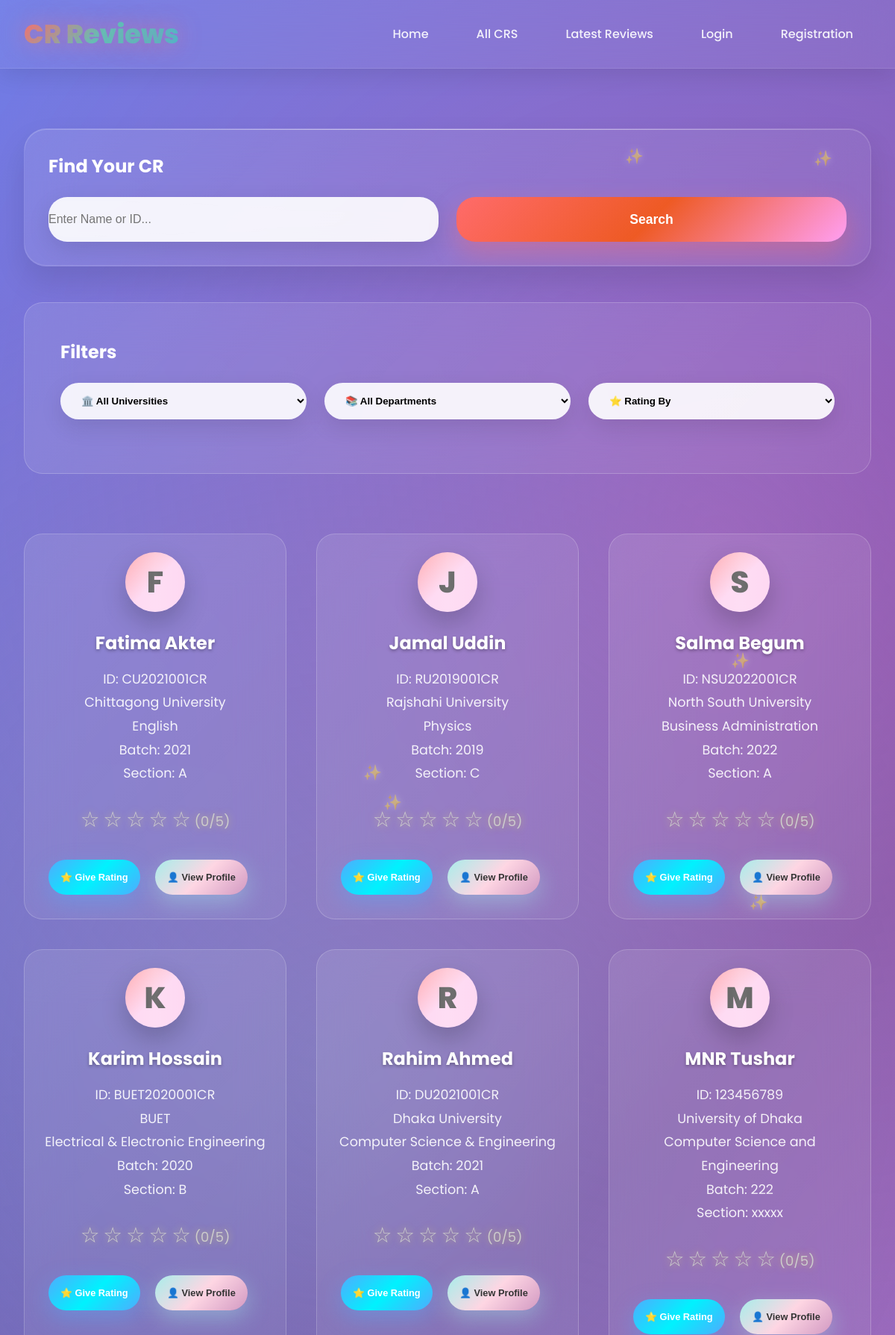
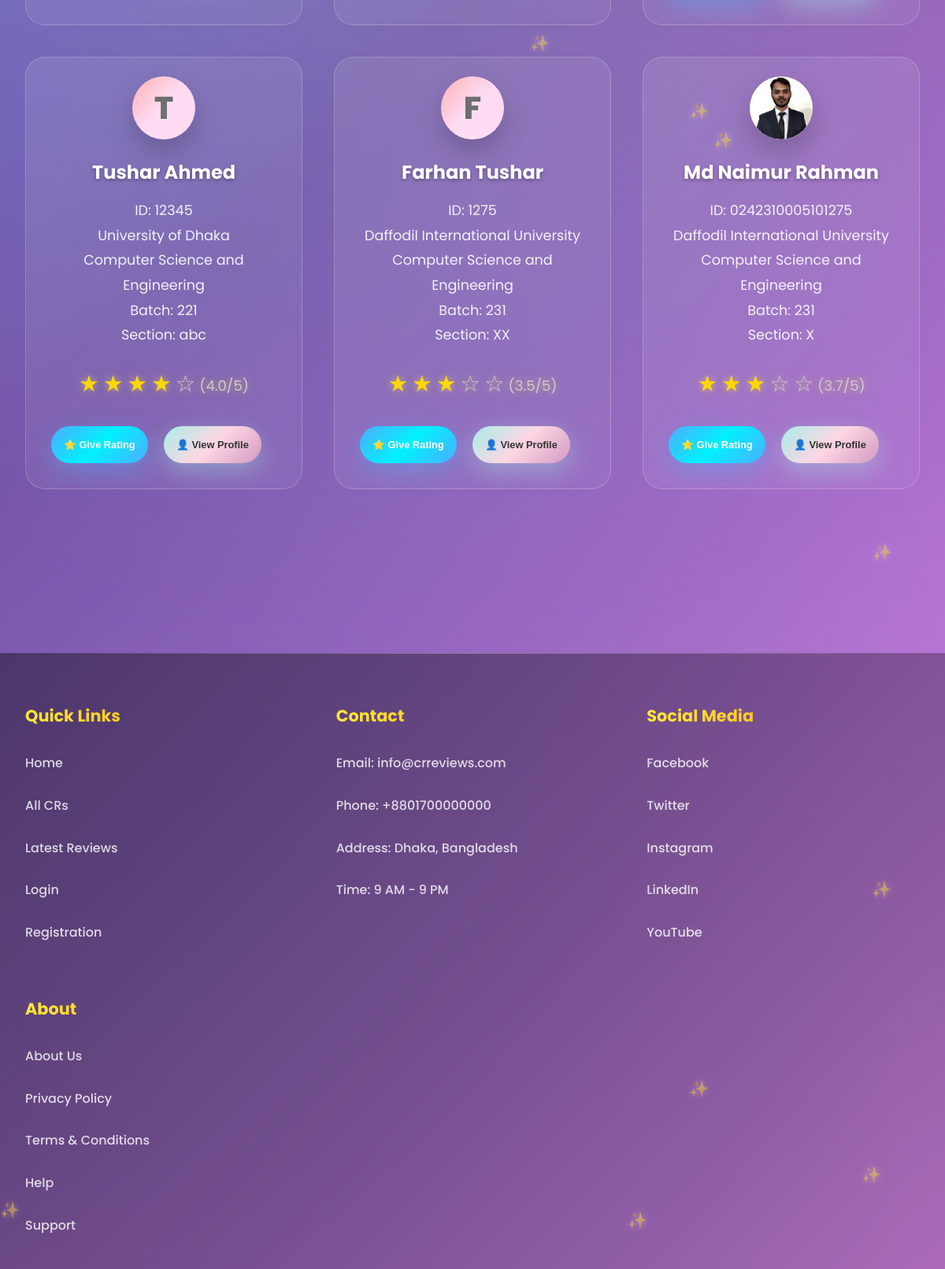
Screenshot of /all_cr/ (upper part) with the database file from the repository (2 pictures, top to bottom).
### cr/models.py (models this page shows, shortened)
class CrProfile(models.Model):
    user=models.OneToOneField('userprofile.User', on_delete=models.CASCADE,related_name='cr_profile')
    university=models.ForeignKey(University, on_delete=models.CASCADE,related_name='cr_profile')
    department=models.ForeignKey(Department, on_delete=models.CASCADE,related_name='cr_profile')
    profile_picture = models.ImageField(upload_to='cr_profile_pictures/', blank=True, null=True)
    name = models.CharField(max_length=100)
    email = models.EmailField(blank=True, null=True)
    phone = models.CharField(max_length=30, blank=True, null=True)
    st_id = models.CharField(max_length=50, unique=True)
    batch = models.CharField(max_length=20)
    section = models.CharField(max_length=10)
    bio = models.TextField(blank=True, null=True)
    slug = models.SlugField(unique=True, blank=True)
    created_at=models.DateTimeField(auto_now_add=True)
    updated_at=models.DateTimeField(auto_now=True)
    deleted_at=models.DateTimeField(auto_now=True,blank=True,null=True)
    @property
    def average_rating(self):
        avg=self.cr_reviews.aggregate(Avg('rating'))['rating__avg']
        return round(avg,1) if avg else 0

class University(models.Model):
    Public = "Public"
    Private = "Private"
    university_type = [
        (Public,"Public"),
        (Private,"Private"),
    ]
    title =models.CharField(max_length=100,unique=True,blank=False,null=False)
    type =models.CharField(max_length=100,choices=university_type)
    address=models.CharField(max_length=150, blank=True, null=True)
    slug=models.SlugField(blank=True,unique=True)
    created_at=models.DateTimeField(auto_now_add=True)
    updated_at=models.DateTimeField(auto_now=True)
    daleted_at=models.DateTimeField(auto_now=True,blank=True,null=True)
    def __str__(self):
        return self.title

class Department(models.Model):
    university=models.ForeignKey(University, on_delete=models.CASCADE,related_name='departments')
    title=models.CharField(max_length=50,unique=True,blank=False,null=False)
    code=models.CharField(max_length=50,unique=True,blank=True,null=True)
    slug=models.SlugField(blank=True,unique=True)
    created_at=models.DateTimeField(auto_now_add=True)
    updated_at=models.DateTimeField(auto_now=True)
    daleted_at=models.DateTimeField(auto_now=True,blank=True,null=True)
    def __str__(self):
        return self.title

### cr/views.py (the view)
# urls.py: path('all_cr/',all_cr,name='all_cr'),
def all_cr(request):
    crs = CrProfile.objects.all().order_by('-created_at')
    paginator = Paginator(crs, 12)
    page_number =  request.GET.get('page',1)
    try:
        crs = paginator.page(page_number)
    except PageNotAnInteger:
        crs = paginator.page(1)
    except EmptyPage:
        crs = paginator.page(1)
    context={
        'cr':crs,
        'paginator':paginator
    }
    return render(request,'all_cr.html',context)

### templates/all_cr.html (shortened to what this page needs)
{% extends 'base.html' %}
{% load static %}
{% block content %}
    <div id="all-cr" class="page">
        <div class="container">
            <div class="search-section">
                <h3 style="color: white; margin-bottom: 1.5rem; font-size: 1.5rem; font-weight: 700;">Find Your CR</h3>
                <div class="search-bar">
                    <input type="text" class="search-input" placeholder="Enter Name or ID...">
                    <button class="search-btn">Search</button>
                </div>
            </div>
            <div class="filter-section">
                <h3 style="color: white; margin-bottom: 1.5rem; font-size: 1.5rem; font-weight: 700;">Filters</h3>
                <div class="filter-row">
                    <select class="filter-select">
                        <option>🏛️ All Universities</option>
                    </select>
                    <select class="filter-select">
                        <option>📚 All Departments</option>
                    </select>
                    <select class="filter-select">
                        <option>⭐ Rating By</option>
                    </select>
                </div>
            </div>
            <div class="section">
                <div class="grid">
                    {% for cr in cr%}
                        {% include "cr_card.html" %}
                    {% endfor %}
                </div>
            </div>
        </div>
    </div>
{% endblock content %}

### templates/cr_card.html
<div class="card">
  <div class="profile-photo">
    {% if cr.profile_picture %}
    <img src="{{ cr.profile_picture.url }}" alt="{{ cr.name }}" />
    {% else %}
    <span>{{ cr.name|first|upper }}</span>
    {% endif %}
  </div>
  <div class="cr-name">{{cr.name}}</div>
  <div class="cr-details">
    ID: {{cr.st_id}}<br />
    {{cr.university}}<br />
    {{cr.department}}<br />
    Batch: {{cr.batch}}<br />
    Section: {{cr.section}}<br />
  </div>
  <div class="rating">
    {% for i in "12345" %} {% if forloop.counter <= cr.average_rating %}
    <span class="star filled">★</span>
    {% else %}
    <span class="star">☆</span>
    {% endif %} {% endfor %}
    <span class="star_avg">({{ cr.average_rating }}/5)</span>
  </div>
  <button
    class="btn"
    onclick="event.stopPropagation(); openRatingModal('Ahmed Hasan')"
  >
    ⭐ Give Rating
  </button>
  <button
    class="btn btn-secondary"
    onclick="window.location.href='{% url 'cr_profile' cr.slug %}'">
    👤 View Profile
  </button>
</div>

### rows the page displays
CrProfile: name|first "F", name "Fatima Akter", st_id "CU2021001CR", university "Chittagong University", department "English", batch "2021", section "A", average_rating "0"
CrProfile: name|first "J", name "Jamal Uddin", st_id "RU2019001CR", university "Rajshahi University", department "Physics", batch "2019", section "C", average_rating "0"
CrProfile: name|first "S", name "Salma Begum", st_id "NSU2022001CR", university "North South University", department "Business Administration", batch "2022", section "A", average_rating "0"
CrProfile: name|first "K", name "Karim Hossain", st_id "BUET2020001CR", university "BUET", department "Electrical & Electronic Engineering", batch "2020", section "B", average_rating "0"
CrProfile: name|first "R", name "Rahim Ahmed", st_id "DU2021001CR", university "Dhaka University", department "Computer Science & Engineering", batch "2021", section "A", average_rating "0"
CrProfile: name|first "M", name "MNR Tushar", st_id "123456789", university "University of Dhaka", department "Computer Science and Engineering", batch "222", section "xxxxx", average_rating "0"
CrProfile: name|first "T", name "Tushar Ahmed", st_id "12345", university "University of Dhaka", department "Computer Science and Engineering", batch "221", section "abc", average_rating "4.0"
CrProfile: name|first "F", name "Farhan Tushar", st_id "1275", university "Daffodil International University", department "Computer Science and Engineering", batch "231", section "XX", average_rating "3.5"
CrProfile: profile_picture (picture), name "Md Naimur Rahman", st_id "0242310005101275", university "Daffodil International University", department "Computer Science and Engineering", batch "231", section "X", average_rating "3.7"
